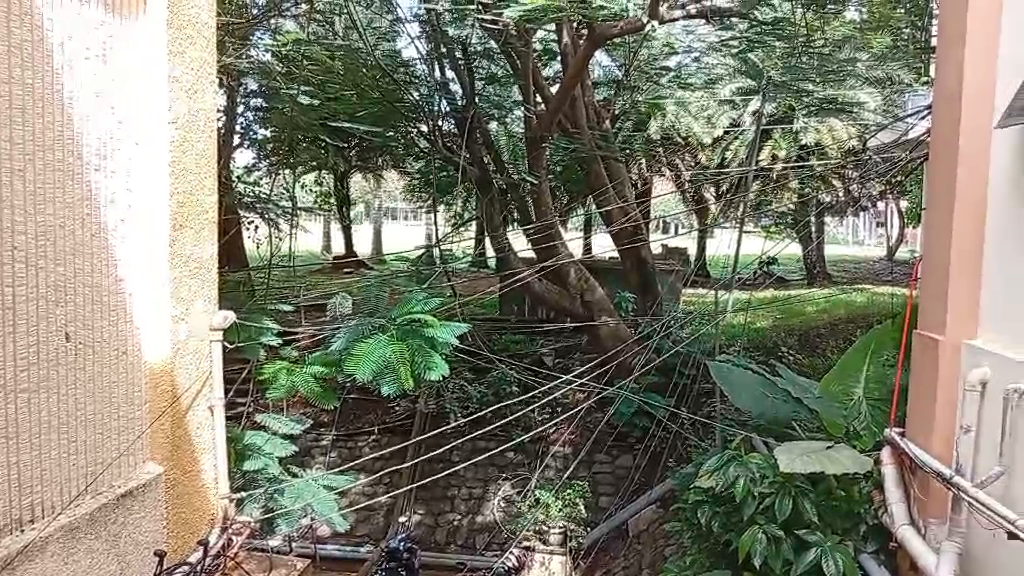
#> input picture frame 38 of CarlaJaneLagan-FinalExer2/my_test_video.mp4, 1024 x 576 px
$ python CarlaJaneLagan_Exer2.py
#> lines starting #> are read from the running program, lines starting #| are printed output that depends on the picture
import cv2
import numpy as np
import os.path

def apply_moving_blur(input_filename, output_filename):
    """
    Applies a moving blur effect to a video.

    Args:
        input_filename (str): Path to the input video file.
        output_filename (str): Path to save the output video file.
    """
#> called with input_filename = 'my_test_video.mp4', output_filename = 'moving_filter_exer2.mp4'

    if not os.path.exists(input_filename):
        print(f"Error: Input video file not found at: {input_filename}")
        return

    cap = cv2.VideoCapture(input_filename)
    if not cap.isOpened():
        print("Error opening video")
        return

    fps = int(cap.get(cv2.CAP_PROP_FPS))
    frame_width = int(cap.get(cv2.CAP_PROP_FRAME_WIDTH))
    frame_height = int(cap.get(cv2.CAP_PROP_FRAME_HEIGHT))
    total_frames = int(cap.get(cv2.CAP_PROP_FRAME_COUNT))

    fourcc = cv2.VideoWriter_fourcc(*'mp4v')
    out = cv2.VideoWriter(output_filename, fourcc, fps, (frame_width, frame_height))

    if not out.isOpened():
        print("Error creating output video file")
        return

    kernel_size = 21  # Adjust for blur intensity
    blur_region_width = 100  # Adjust for the width of the blur band

    for i in range(total_frames):
        ret, frame = cap.read()
        if not ret:
            print(f"Warning: Could not read frame {i}. Breaking loop.")
            break


        cx = (frame_width / total_frames) * i

        output_frame = frame.copy()

        blurred_frame = cv2.GaussianBlur(frame, (kernel_size, kernel_size), 0)
        # You could also try a simple box blur:
        # blurred_frame = cv2.blur(frame, (kernel_size, kernel_size))

        x_start = max(0, int(cx - blur_region_width / 2))
        x_end = min(frame_width, int(cx + blur_region_width / 2))

        output_frame[:, x_start:x_end] = blurred_frame[:, x_start:x_end]

        out.write(output_frame)
#> this loop made 31 passes
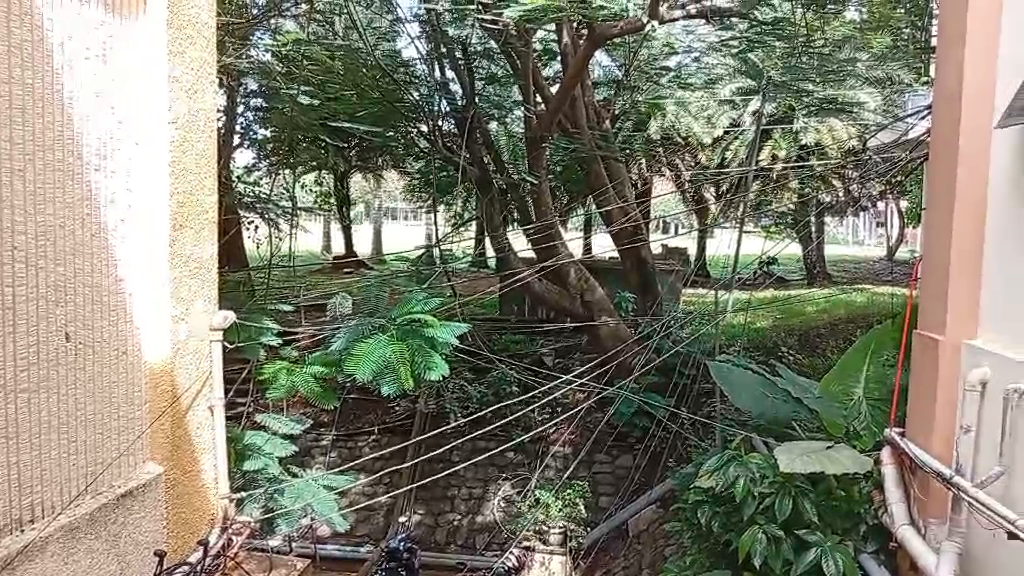
#> input picture frame 38 of CarlaJaneLagan-FinalExer2/my_test_video.mp4, 1024 x 576 px
#> pass 1, in apply_moving_blur, `blurred_frame = cv2.GaussianBlur(frame, (kernel_size, kernel_size), 0)`:
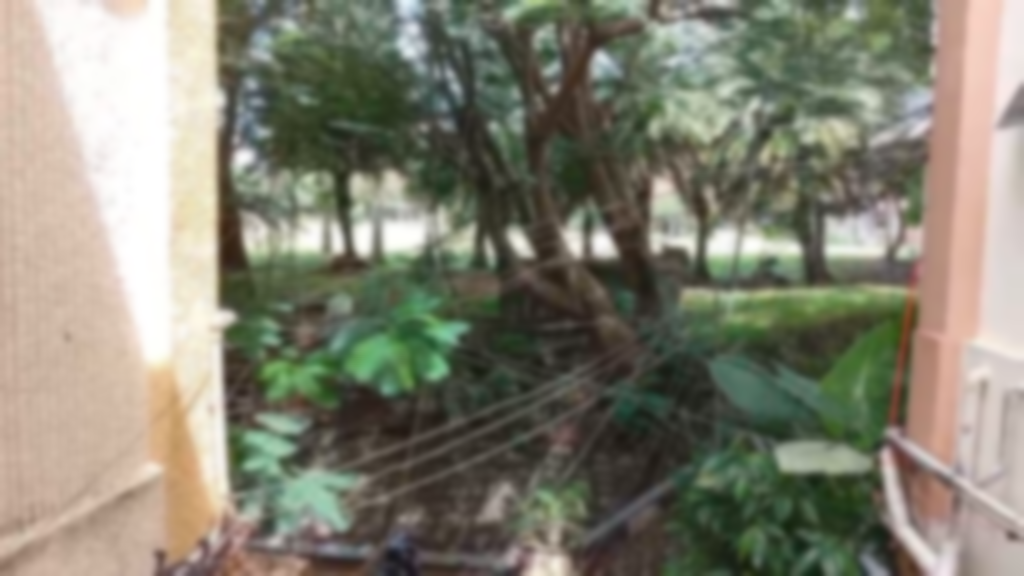
#> blurred_frame: shape (576, 1024, 3); mean B, G, R 114.4, 130, 131.8
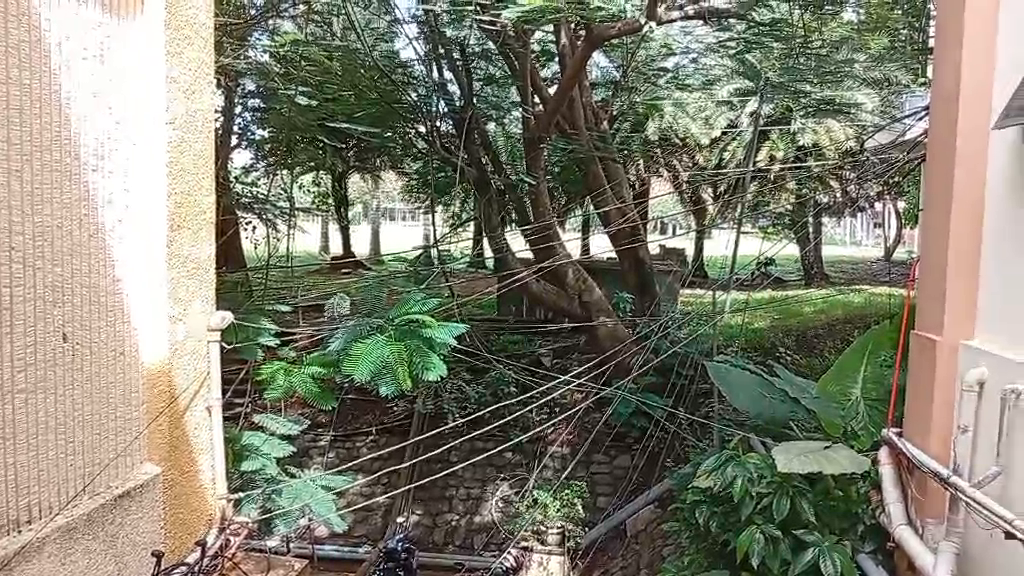
#> input picture frame 39 of CarlaJaneLagan-FinalExer2/my_test_video.mp4, 1024 x 576 px
#> pass 2, in apply_moving_blur, `blurred_frame = cv2.GaussianBlur(frame, (kernel_size, kernel_size), 0)`:
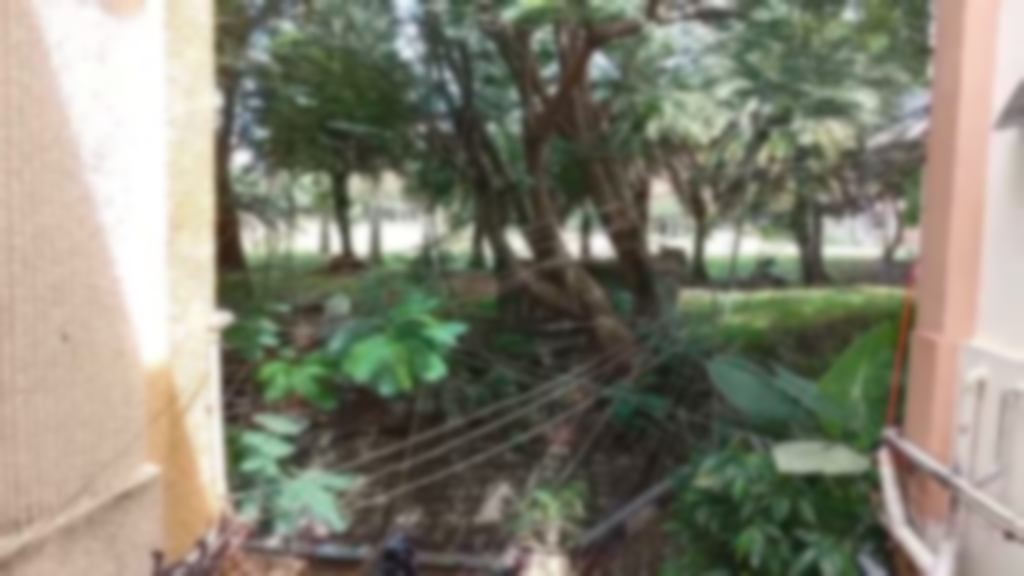
#> blurred_frame: shape (576, 1024, 3); mean B, G, R 114.8, 130.3, 132.1
#> pass 3, in apply_moving_blur, `ret, frame = cap.read()`:
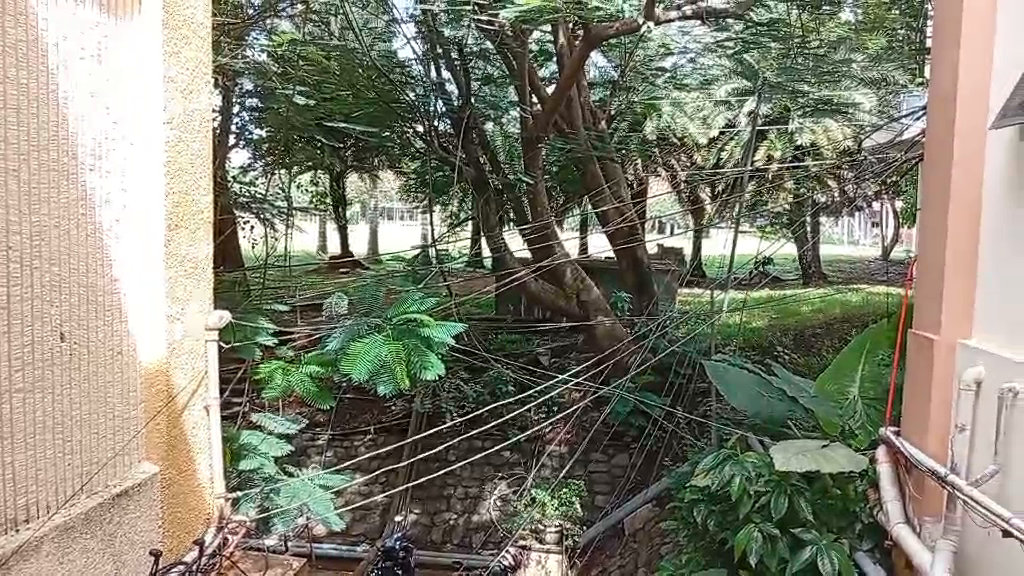
#> frame: shape (576, 1024, 3); mean B, G, R 115.3, 130.8, 132.3
#> pass 3, in apply_moving_blur, `blurred_frame = cv2.GaussianBlur(frame, (kernel_size, kernel_size), 0)`:
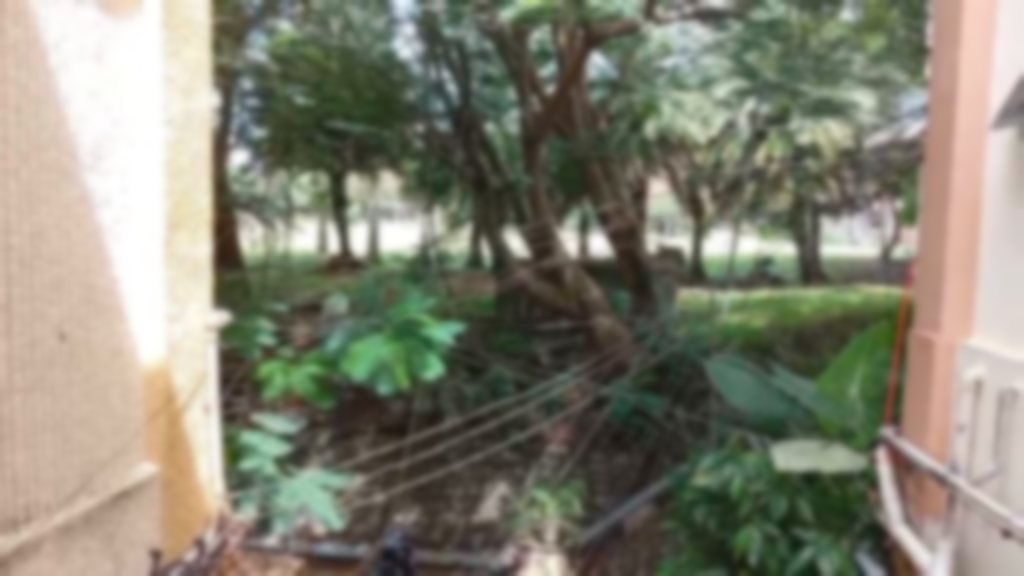
#> blurred_frame: shape (576, 1024, 3); mean B, G, R 115.3, 130.8, 132.3
#> after the loop:
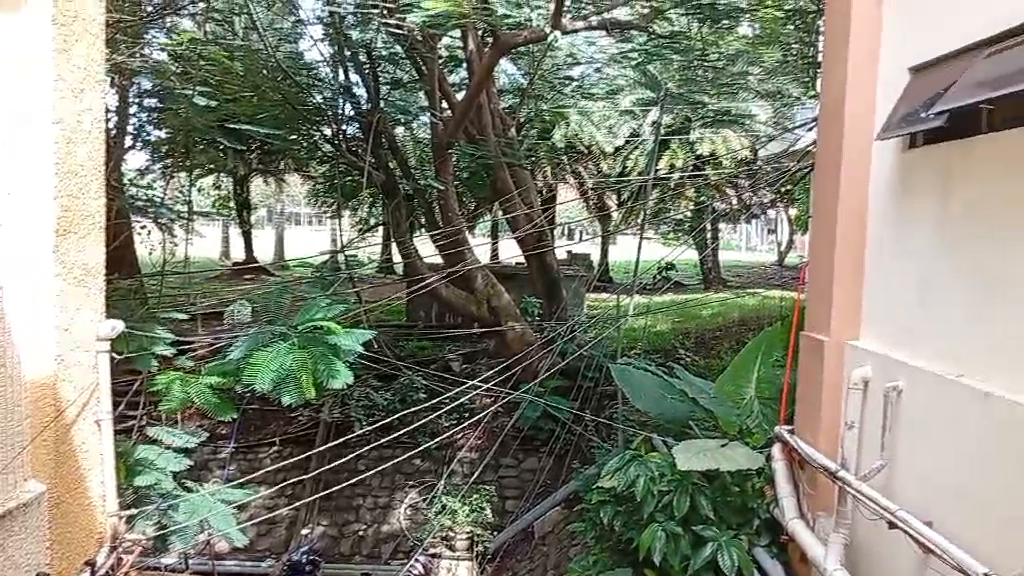
#> frame: shape (576, 1024, 3); mean B, G, R 119.4, 133.9, 132.8

    cap.release()
    out.release()
    print("Video processing complete.")


if __name__ == "__main__":
    input_filename = "my_test_video.mp4"
    output_filename = "moving_filter_exer2.mp4"
    apply_moving_blur(input_filename, output_filename)

$ run again, starting later in the video
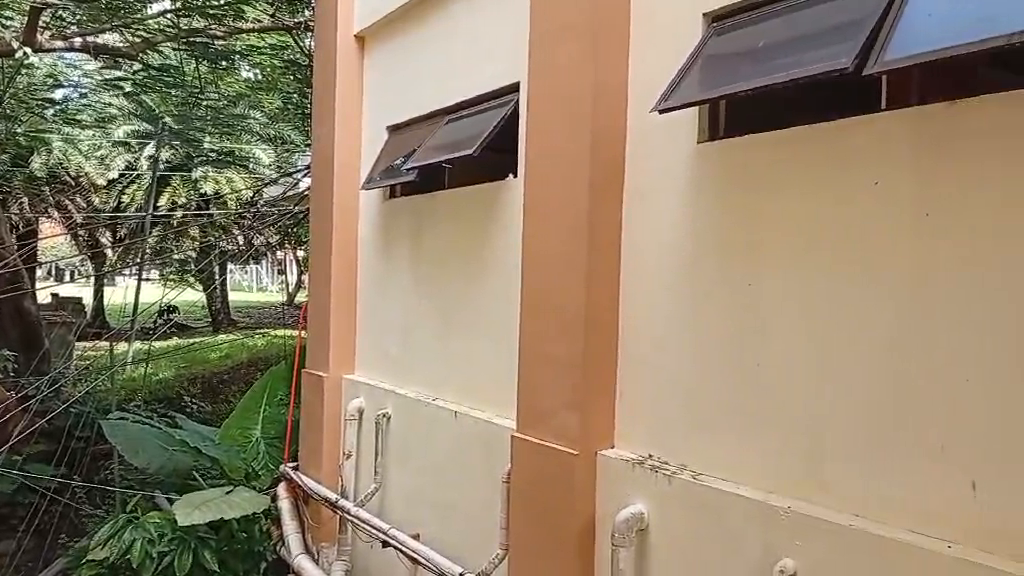
#> input picture frame 175 of CarlaJaneLagan-FinalExer2/my_test_video.mp4, 1024 x 576 px
#> the loop in apply_moving_blur, `for i in range(total_frames):` made 31 passes
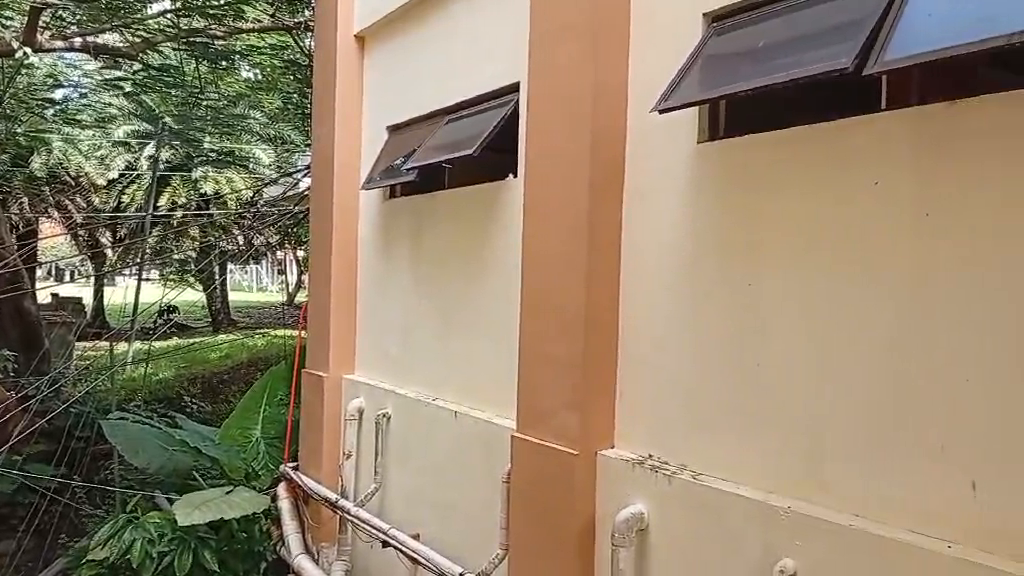
#> input picture frame 175 of CarlaJaneLagan-FinalExer2/my_test_video.mp4, 1024 x 576 px
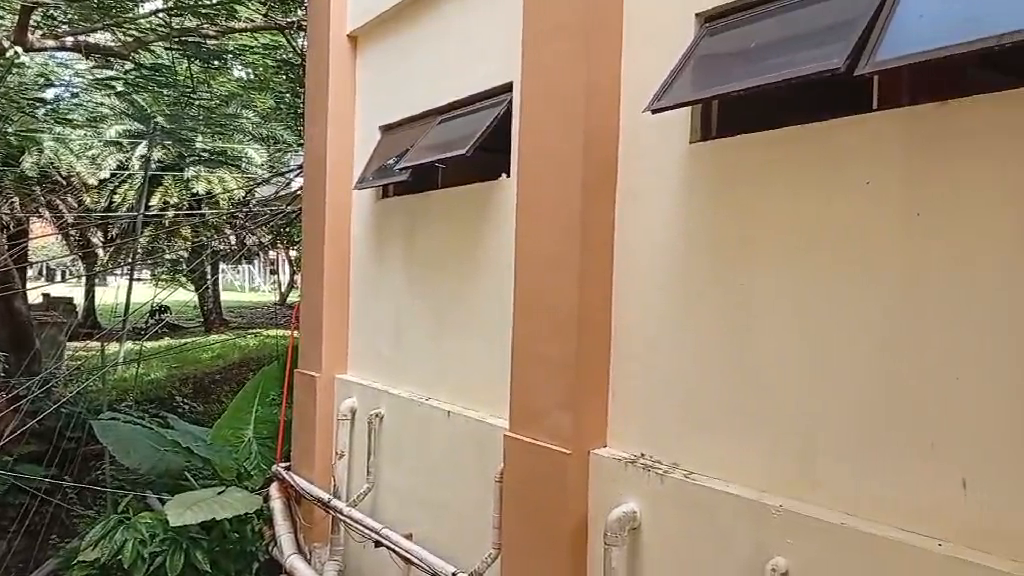
#> input picture frame 176 of CarlaJaneLagan-FinalExer2/my_test_video.mp4, 1024 x 576 px
#> after the loop in apply_moving_blur, `for i in range(total_frames):`:
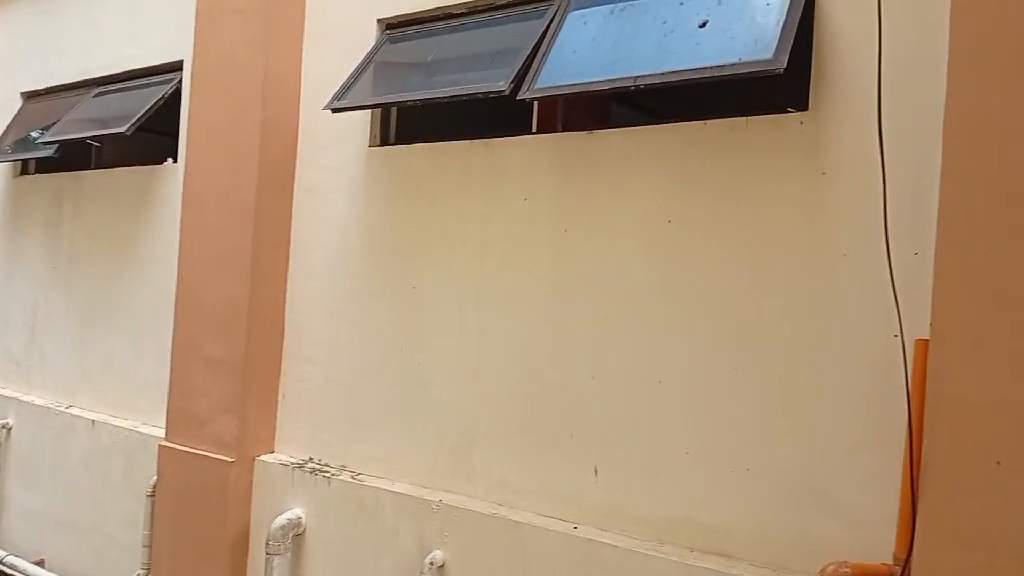
#> frame: shape (576, 1024, 3); mean B, G, R 122.8, 149.5, 174.1

$ run again, starting later in the video
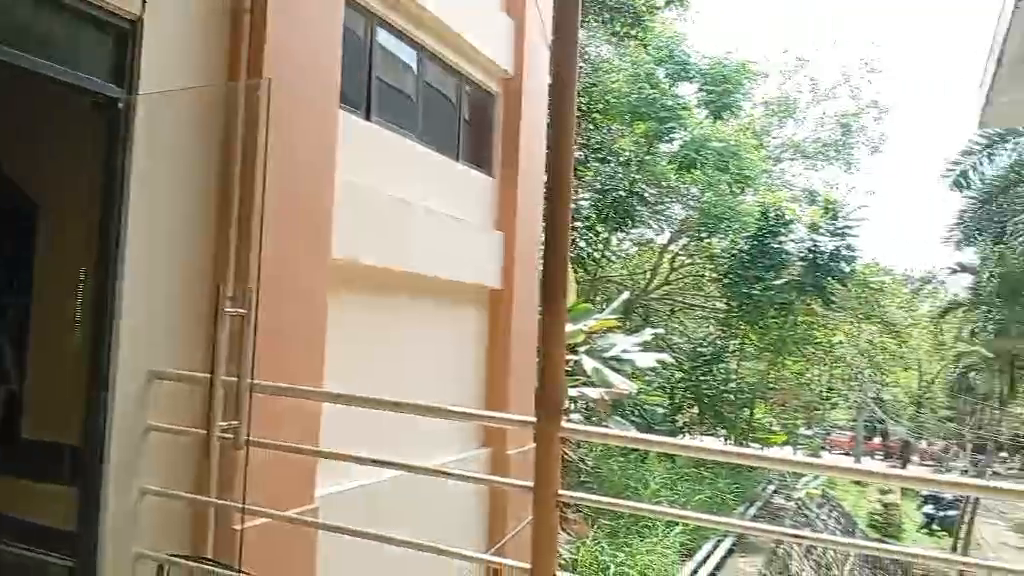
#> input picture frame 311 of CarlaJaneLagan-FinalExer2/my_test_video.mp4, 1024 x 576 px
#> the loop in apply_moving_blur, `for i in range(total_frames):` made 31 passes
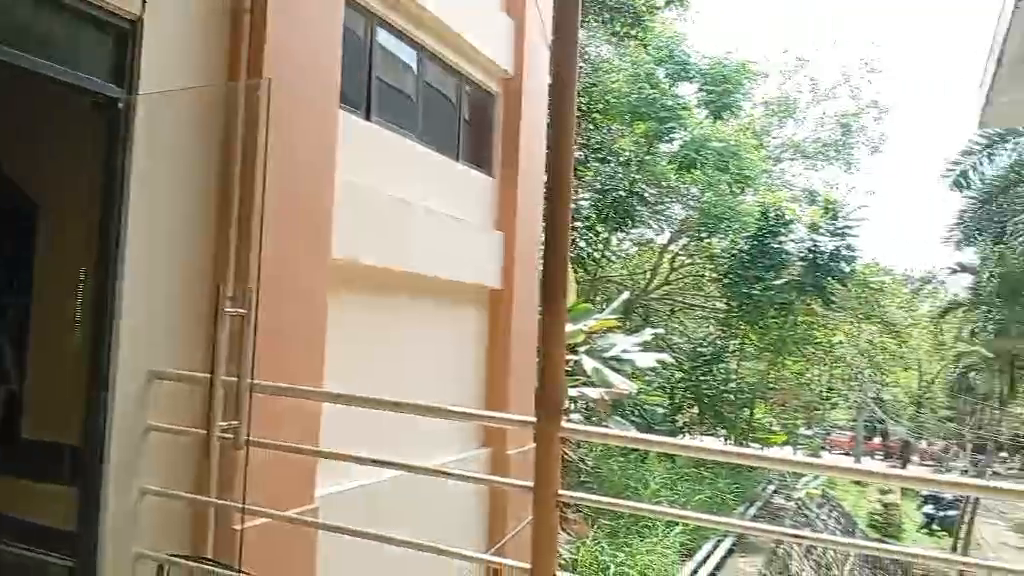
#> input picture frame 311 of CarlaJaneLagan-FinalExer2/my_test_video.mp4, 1024 x 576 px
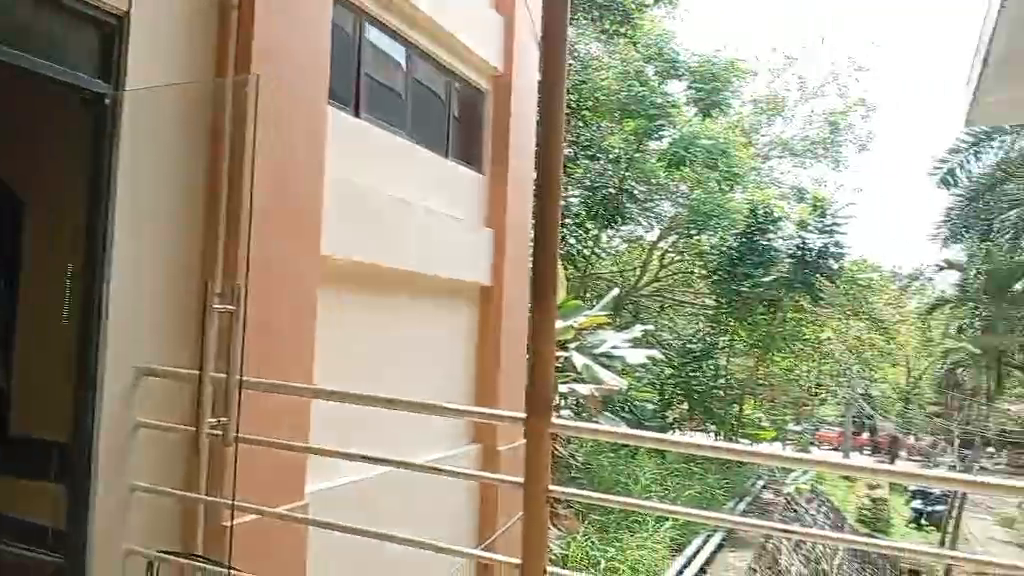
#> input picture frame 312 of CarlaJaneLagan-FinalExer2/my_test_video.mp4, 1024 x 576 px
#> after the loop in apply_moving_blur, `for i in range(total_frames):`:
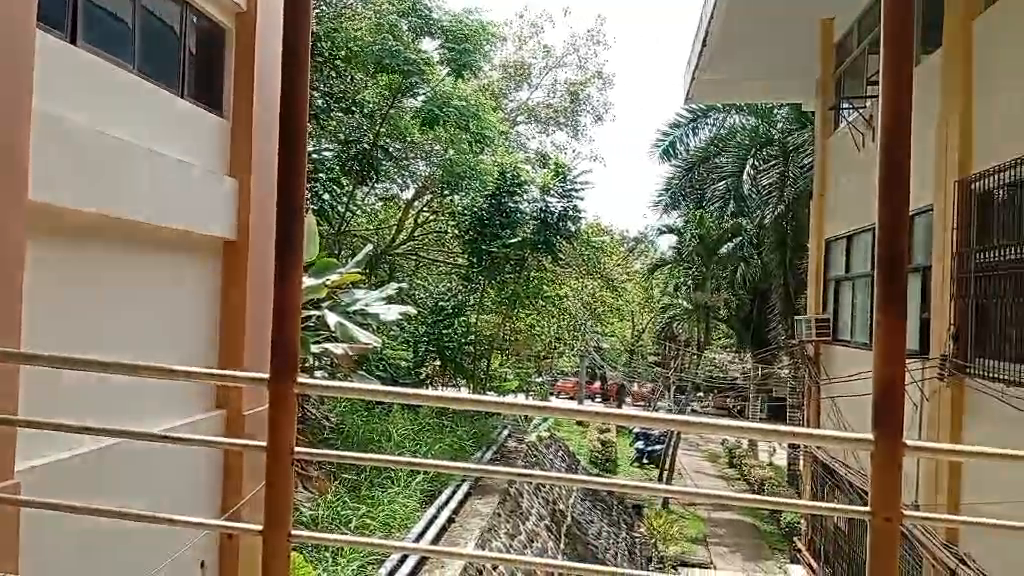
#> frame: shape (576, 1024, 3); mean B, G, R 94.7, 118.2, 124.7
